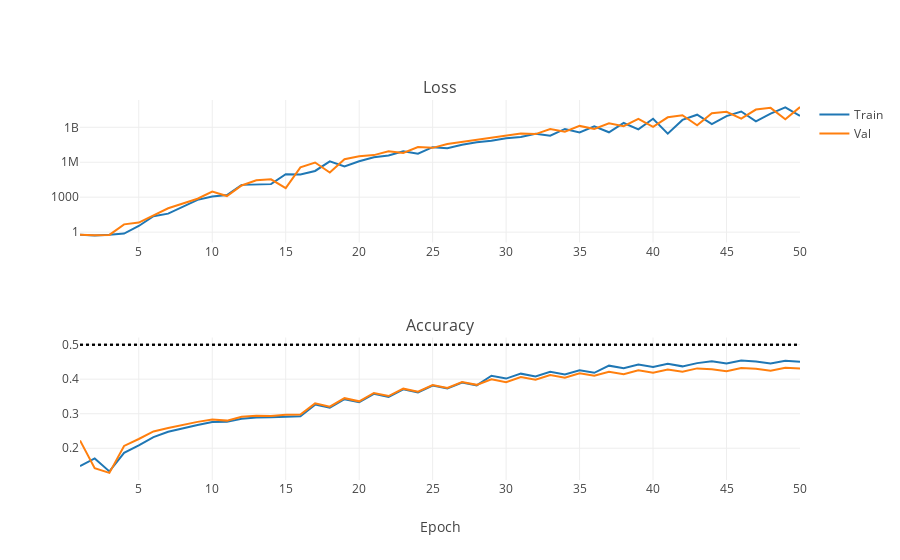

This figure's notebook cell:
### Markdown cell above
Still not so great. Well, let's try a bigger network, perhaps we do not have enough computing after all. With downscale=8:

### Code cell
iplot(plot_training_stats("/DATA/Dropbox/LOOTRPV/Personal_programming/MachineLearning/Tutorials/ImageRecognition/NNs/AlexNet_logs/4_downscale8.log"))
